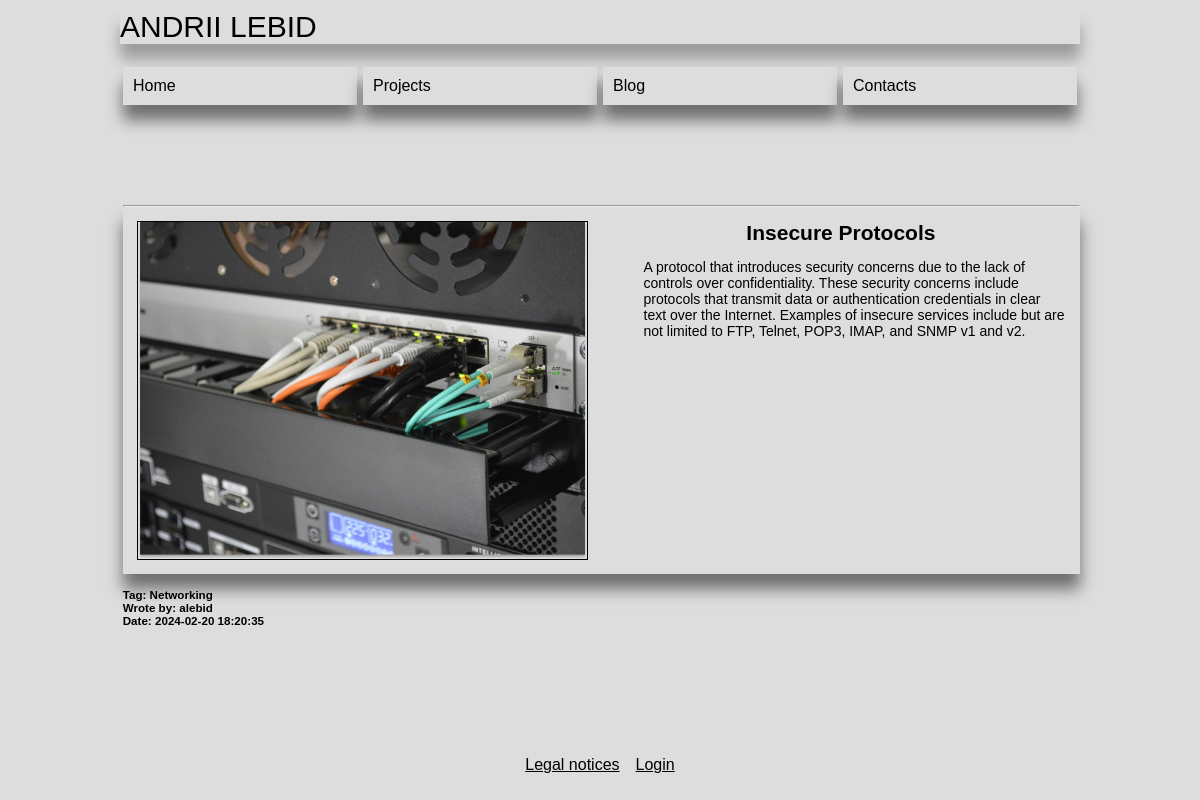
The app's page /post.php?id=4 with its own data.
### tables this page shows
CREATE TABLE IF NOT EXISTS `blog` (
  `id` int NOT NULL AUTO_INCREMENT,
  `title` varchar(50) NOT NULL,
  `post` text NOT NULL,
  `userId` int NOT NULL,
  `date` datetime NOT NULL DEFAULT CURRENT_TIMESTAMP,
  `technology` int NOT NULL,
  `skillsId` int NOT NULL,
  `imageId` int DEFAULT NULL,
  PRIMARY KEY (`id`),
  KEY `technology` (`technology`),
  KEY `userId` (`userId`),
  KEY `skillsId` (`skillsId`),
  KEY `blog_image` (`imageId`)
);

CREATE TABLE IF NOT EXISTS `image` (
  `id` int NOT NULL AUTO_INCREMENT,
  `name` varchar(100) NOT NULL,
  `link` varchar(255) NOT NULL,
  `AltText` varchar(100) NOT NULL,
  PRIMARY KEY (`id`)
);

CREATE TABLE IF NOT EXISTS `technology` (
  `id` int NOT NULL AUTO_INCREMENT,
  `name` varchar(20) NOT NULL,
  PRIMARY KEY (`id`)
);

CREATE TABLE IF NOT EXISTS `user` (
  `id` int NOT NULL AUTO_INCREMENT,
  `firstName` varchar(20) NOT NULL,
  `lastName` varchar(20) NOT NULL,
  `userName` varchar(20) NOT NULL,
  `password` varchar(100) NOT NULL,
  `email` varchar(20) DEFAULT NULL,
  PRIMARY KEY (`id`)
);

### www/post.php (the view, shortened to what this page needs)
<?php include 'inc/header.php';
include 'inc/dbConnection.php';
?>
<?php include 'inc/nav.php'; ?>
<main>
    <div class="notice">
        <?php
            $sql = "SELECT blog.post, blog.title, blog.date, user.userName, technology.name, image.link
            FROM blog INNER JOIN user ON blog.userId = user.id
            INNER JOIN technology ON technology.id = blog.technology
            LEFT JOIN image ON image.id = blog.imageId WHERE blog.id = ?;";
            $stmt = $conn->prepare($sql);
            $stmt->bind_param('i', $_GET["id"]);
            $stmt->execute();
            $result = $stmt->get_result();
            if ($result->num_rows > 0) {
                while ($row = $result->fetch_assoc()) {
                    echo  "<hr>";
                    echo "<div class = 'postimage'>";
                    if($row["link"] !== null){
                        echo '<div class="postitem"><img src="' . $row["link"] . '" alt="Blog Post Image"></div>';
                    }
                    echo "<div class='postitem'>";
                    echo "<div>";
                    echo "<h2>", $row["title"], "</h2>";
                    echo  '<p>', $row["post"], "</p></div>";
                    echo "</div>";
                    echo "</div>";
                    echo  "<h5>Tag: ", $row["name"], "<br>";
                    echo   "Wrote by: ", $row["userName"], " </h5>";
                    echo  "<h5>Date: ", $row["date"], "</h5><br>";
                }
            } else {
                echo "0 results";
            }
    ?>
</main>
<?php include 'inc/footer.php'; ?>

### www/style.css (style rules this page uses)
* { margin: 0; padding: 0; box-sizing: border-box; }
html { height: 100%; }
body { min-width: 448px; background: #DDDDDD; font-family: Hevletica, sans-serif; display: flex; height: 100%; flex-direction: column; }
main { padding: 10px 0px 10px 3px; flex: 1 0 auto; display: flex; align-items: center; justify-content: center; gap: 1em; flex-direction: column; font-size: 14px; }
img { border: 1px solid #000; max-width: 100%; height: auto; }
.postimage { display: flex; flex-direction: column-reverse; margin-bottom: 1em; box-shadow: 0 15px 15px rgba(0, 0, 0, 0.5); }
.postitem { display: flex; flex-direction: row; gap: 1em; margin: 1em; justify-content: center; }
.postitem h2 { text-align: center; }
@media only screen and (min-width: 600px) { body { min-width: 700px; } }
@media only screen and (min-width: 600px) { .postimage { display: flex; flex-direction: row; } }
@media only screen and (min-width: 600px) { .postitem { width: 50%; flex-direction: row; gap: 1em; margin: 1em; } }
.notice { width: 80%; margin: 1em auto; }
.notice p { width: 100%; margin: 1em auto; padding: 0 0 0 2em; }

### records on screen
blog: imageId.link (picture), title "Insecure Protocols", post "A protocol that introduces security concerns due to the lack of controls over confidentiality. These security concerns include protocols that transmit data or authentication credentials in clear text over the Internet. Examples of insecure services include but are not limited to FTP, Telnet, POP3, IMAP, and SNMP v1 and v2.", technology.name "Networking", userId.userName "alebid", date "2024-02-20 18:20:35"
